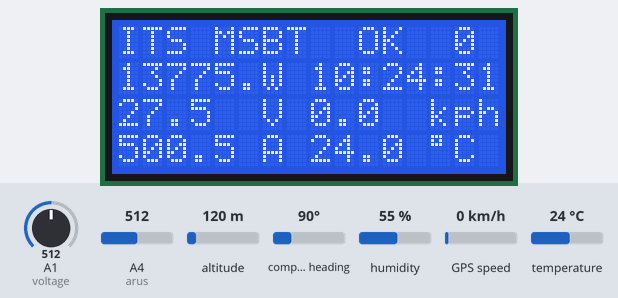
The sketch below on a simulated Arduino Mega 2560, built for the host (arithmetic inside an expression is 32-bit, double 64-bit). Shown: 16×4 character LCD. Inputs (shaded band) come from the test bench; at power-on: GPS speed 0 km/h, temperature 24 °C, A1 (voltage) = 512, A4 (arus) = 512, altitude 120 m, compass heading 90°, humidity 55 %. The local clock reads 2024-03-15 10:24:30 at power-on unless the sketch sets it; storage starts empty; the GPS gets a fix after 3 s at 37.7749, -122.4194 with 8 satellites.

Above: at 1.3 s.
1.4 s: GPS speed set to 2 km/h
At 4.8 s:
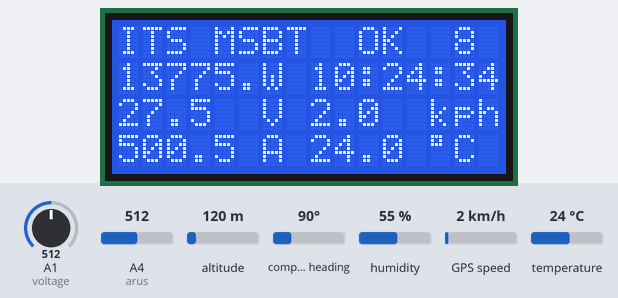
5.5 s: temperature set to 12 °C
At 6.9 s:
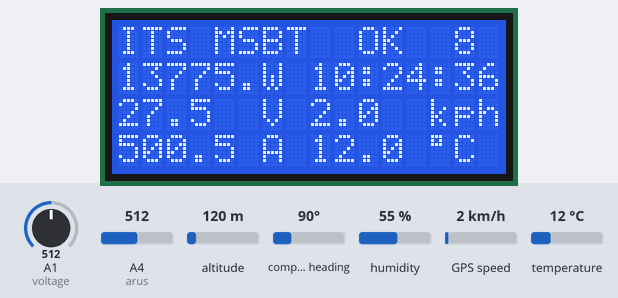
7.6 s: A1 (voltage) set to 716
At 8.8 s:
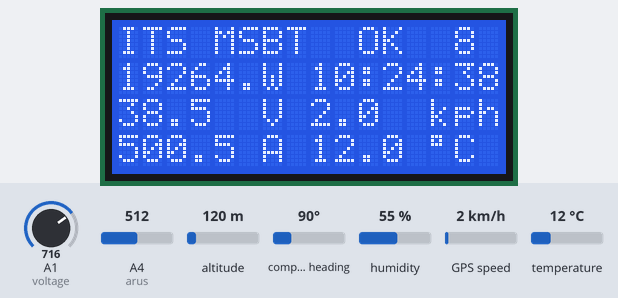
9.6 s: A4 (arus) set to 716
At 10.8 s:
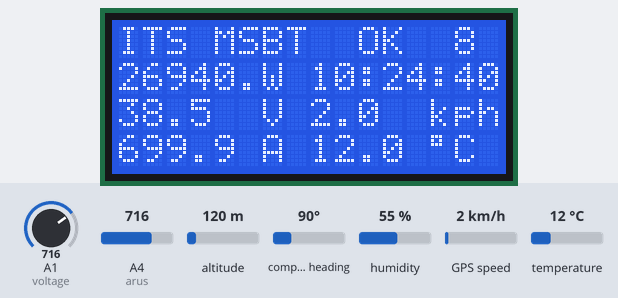
11.5 s: GPS speed set to 30 km/h
At 13.8 s:
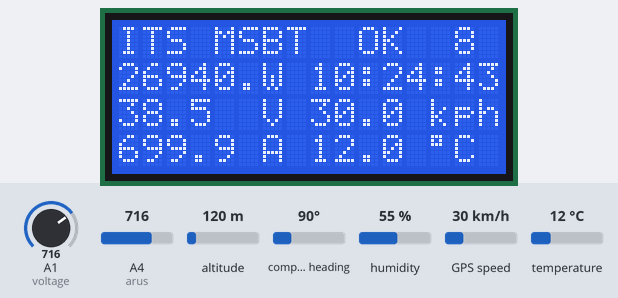
14.5 s: temperature set to 19 °C
At 15.4 s:
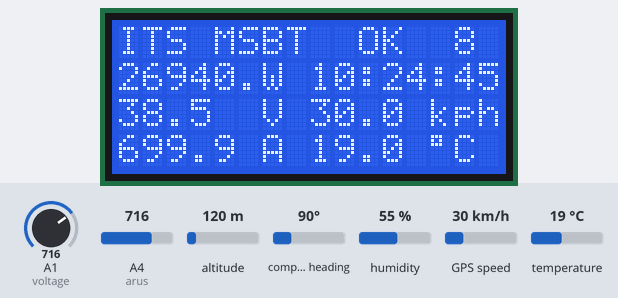
Timing chart, 0 to 17.5 s (numbered marks = the images above; inputs shaded):
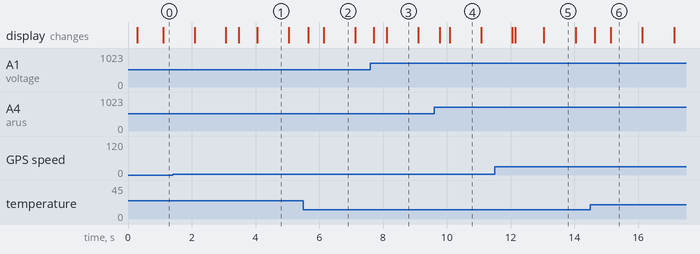

The sketch:

MSBT_Uno.ino
```cpp
#include <LiquidCrystal_I2C.h>
#include <Wire.h>
#include <TinyGPS++.h>
#include <DS3231.h>
#include <SD.h>
#include <SPI.h>
#include <dht.h>
#include <ArduinoJson.h>

//masukin pin input sama declare variable
//sensor arus
const int arus = A4 ;
int nilai = 0;
//int sense = 30; //20
//int offset = 2500;
float adcvol = 0;
float current = 0;

//sensor tegangan
const int voltage = A1;
float vout = 0.0;
float vin = 0.0;
int volt = 0;

//SD Card
int pinCS = 53;

//Temperature DHT
dht DHT;
float hum;
float temp;

//Buat object dari classes (OOP)
TinyGPSPlus gps;
DS3231 rtc(SDA, SCL);
File myFile;

unsigned long previousMillis=0;

LiquidCrystal_I2C lcd(0x27,16,4);  // set the LCD address

void setup() {
//mulai

  //bagian LCD
  lcd.init();                      // initialize the lcd
  lcd.backlight();

Serial.begin(9600);
  lcd.begin(16,4);
  rtc.begin();

SD.begin();

  //set waktu
    //rtc.setTime(23,14,00); // format: hour, min, sec
    //rtc.setDate(18,1,2021); //format: date, mon, year
    //rtc.setDOW(1); //1 monday - 7 sunday
}


void loop() {
  // put your main code here, to run repeatedly:
  //arus
  nilai = analogRead(arus);
  adcvol = (nilai/1023.0)*5;
  current = adcvol - 2.5; //Nilai 2.5 ini merupakan nilai offset
  current = adcvol * 200;


  //voltage
  volt = analogRead(voltage);
  vout = constrain(volt, 714, 1023); //range terendah 38.4
  vout = (volt / 1023.0)*5.0;
  vin = vout * 10.999;
  //Coba pake fungsi constrain() sama map()

  int chk = DHT.read22 (2);
  temp= DHT.temperature;

 while(Serial.available())
  {
    gps.encode(Serial.read());
  }

 if (SD.begin())
  {
    lcd.setCursor(10,0);
    lcd.print("OK");
  }
    if ((unsigned long)(millis() - previousMillis) >= 1000){
        myFile = SD.open("coba2.txt", FILE_WRITE);
    if (myFile) {
    myFile.print(F("Date: "));
    myFile.print(rtc.getDateStr());
    myFile.print(F(" , "));
    myFile.print(F("Time: "));
    myFile.print(rtc.getTimeStr());
    myFile.print(F(" , "));
    myFile.print(F("MPH: "));
    myFile.print(gps.speed.kmph());
    myFile.print(F(" , "));
    myFile.print(F("Latitude: "));
    myFile.print(gps.location.lat(), 10);
    myFile.print(F(" , "));
    myFile.print(F("Longitude: "));
    myFile.print(gps.location.lng(), 10);
    myFile.print(F(" , "));
    myFile.print(F("Satellite Connect: "));
    myFile.print(gps.satellites.value());
    myFile.print(F(" , "));
    myFile.print(F("Humidity: "));
    myFile.print(hum);
    myFile.print(F(" , "));
    myFile.print(F("Temperature: "));
    myFile.println(temp);
    myFile.print(F(" , "));
    myFile.print(F("Current: "));
    myFile.print(current);
    myFile.print(F(" , "));
    myFile.print(F("Voltage: "));
    myFile.print(vin);
    myFile.print(F(" , "));
    myFile.print(F("Power: "));
    myFile.print(F(" , "));
    myFile.print(vin*current);
    myFile.print(F(" , "));
    myFile.print(F("Raw Current: "));
    myFile.println(nilai);
    myFile.close();
  }
  else {
    lcd.setCursor(10,0);
    lcd.print("ER");
}
}
  //line 1
  lcd.setCursor(0,0);
  lcd.print("ITS MSBT");
  lcd.setCursor(14,0);
  lcd.print(gps.satellites.value());

  //line 2
  lcd.setCursor(0,1);
  lcd.print((vin*current),1);
  lcd.setCursor(6,1);
  lcd.print("W");
  lcd.setCursor(8,1);
  lcd.print(rtc.getTimeStr());

  //line 3 SAMA line 4 POSISI 0 NYA DI -4
  //line 3
  lcd.setCursor(-4,2);
  lcd.print(vin,1);
  lcd.setCursor(2,2);
  lcd.print("V");
  lcd.setCursor(4,2);
  lcd.print((gps.speed.kmph()),1);
  lcd.setCursor(9,2);
  lcd.print("kph");

  //line 4
  lcd.setCursor(-4,3);
  lcd.print(current,1);
  lcd.setCursor(2,3);
  lcd.print("A");
  lcd.setCursor(4,3);
  lcd.print(temp,1);
  lcd.setCursor(10,3);
  lcd.print("C");
  lcd.setCursor(9,3);
  lcd.print((char)223);

  //buatJson(vin, current, temp);
}
```

Measured:
- what the display in image 1 shows lasts 0.9 s, from 4.1 s to 5.0 s
